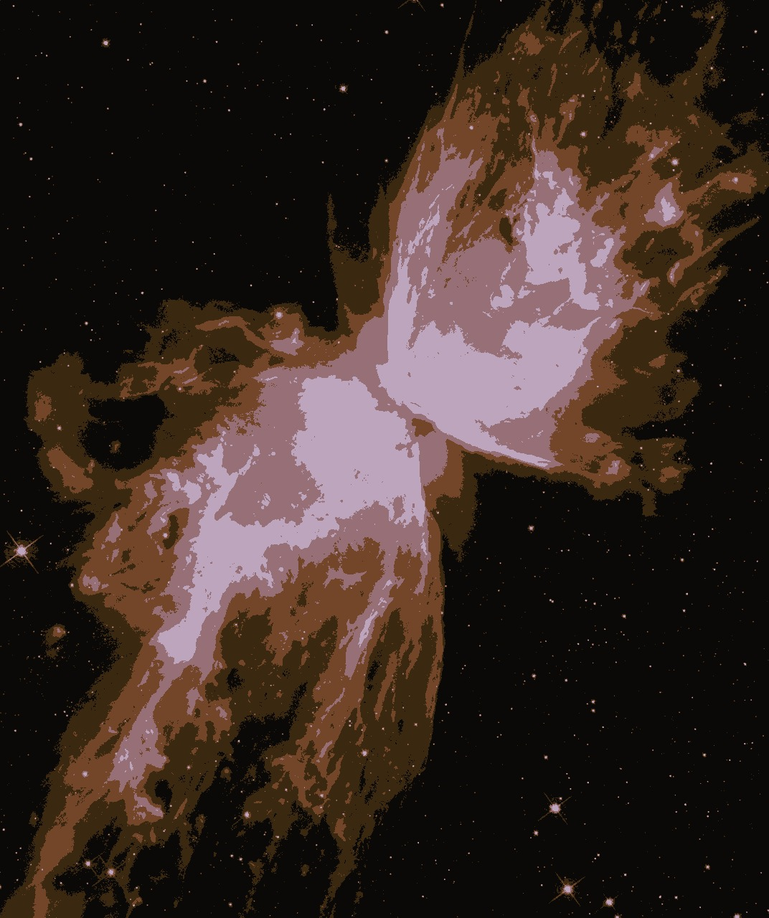
#> input picture butterfly_nebula_reduced.png, 769 x 918 px, shrunk from 1072 x 1280 before the run
$ python segment_butterfly.py
#> lines starting #> are read from the running program, lines starting #| are printed output that depends on the picture; after the words box and inside, x2 and y2 are one past the last pixel; in counts of white or black regions, pixels touching at a corner belong together
import cv2
import matplotlib.pyplot as plt
import numpy as np

# TODO: Keep  track of HSVs from CV img
# TODO: Explore Color quantization without dithering

butterfly = cv2.imread('butterfly_nebula_reduced.png')
#> butterfly is the input picture: shape (918, 769, 3); mean B, G, R 35.8, 41.9, 56.3
# butterfly = cv2.imread('red_square.png')
# butterfly = cv2.cvtColor(butterfly, cv2.COLOR_BGR2RGB)
# butterfly = cv2.cvtColor(butterfly, cv2.COLOR_RGB2HSV)
butterfly = cv2.cvtColor(butterfly, cv2.COLOR_BGR2HSV)
#> butterfly: shape (918, 769, 3); mean H, S, V 41.4, 106.4, 56.3

# [15 lines of commented-out code are left out]
hsv_ranges = {'layer1': {'lo': (140, 0, 0),
                         'hi' : (170, 255, 255)},
              'layer2': {'lo': (142, 0, 0),
                         'hi': (179, 255, 184)},
              'layer3': {'lo': (0, 95, 65),
                         'hi' : (179, 255, 255)},
              'layer4': {'lo': (0, 136, 0),
                         'hi': (179, 255, 95)}
                         }

masks = []
for layer in hsv_ranges.values():
    new_mask = cv2.inRange(butterfly, layer['lo'], layer['hi'])
    output = cv2.bitwise_and(butterfly,butterfly, mask=new_mask)
    masks.append(output)
#> this loop made 4 passes
#> pass 1, `new_mask = cv2.inRange(butterfly, layer['lo'], layer['hi'])`:
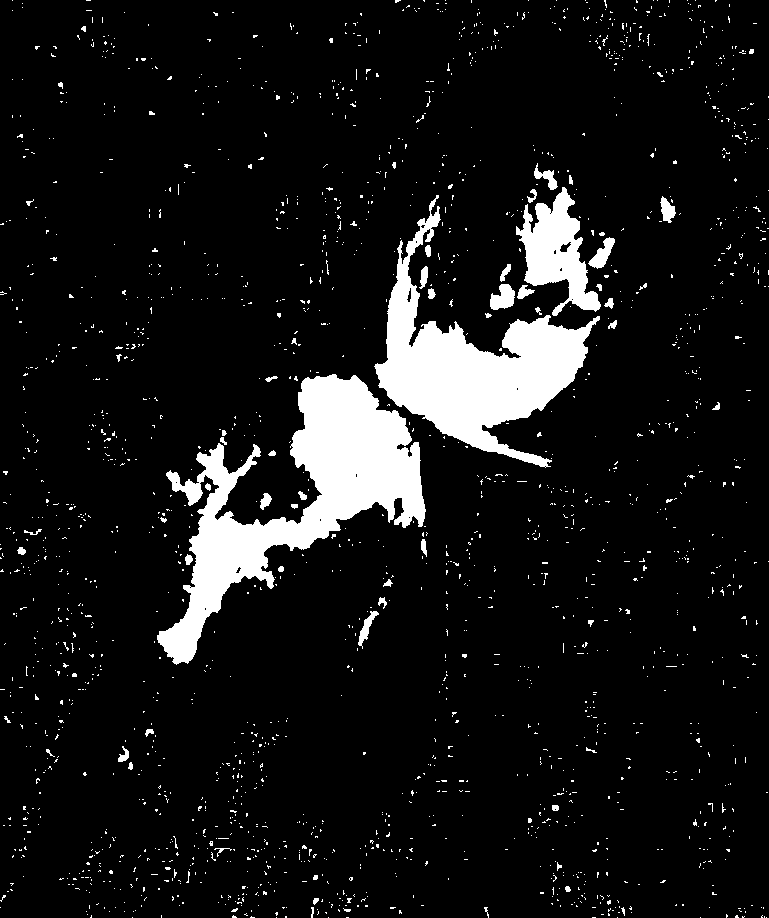
#> new_mask: shape (918, 769); 8.6% white; 1960 white regions (1900 under 20 px), largest, box (x1, y1, x2, y2) and area: (157, 374, 426, 665) 25372, (374, 195, 600, 468) 19899, (516, 187, 601, 316) 5031
#> pass 2, `new_mask = cv2.inRange(butterfly, layer['lo'], layer['hi'])`:
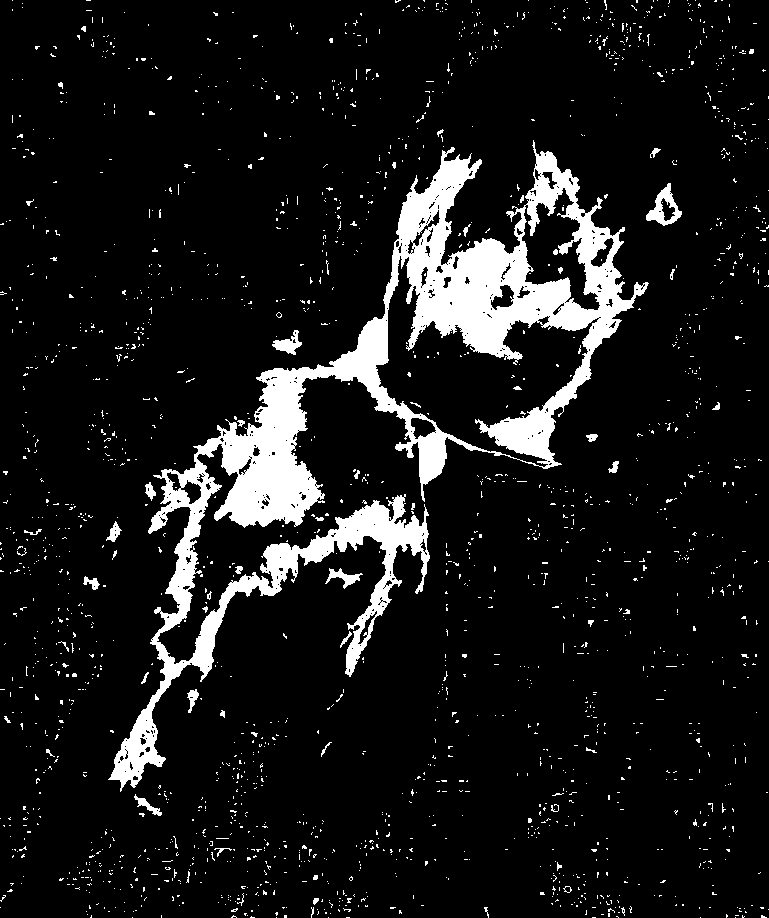
#> new_mask: shape (918, 769); 9.7% white; 1958 white regions (1901 under 20 px), largest, box (x1, y1, x2, y2) and area: (108, 140, 649, 792) 57409, (646, 183, 682, 226) 620, (272, 330, 302, 355) 339
#> after the loop, masks = 4 items

num_plots = len(masks) + 1
#> num_plots = 5
plt.subplot(1, num_plots, 1)
plt.imshow(butterfly)
cv2.imwrite('complete.png', butterfly)
for i, mask in enumerate(masks):
    plt.subplot(1, num_plots, i+2)
    plt.imshow(mask, cmap='gray')
    cv2.imwrite('layer{:d}.png'.format(i), mask)

plt.show()
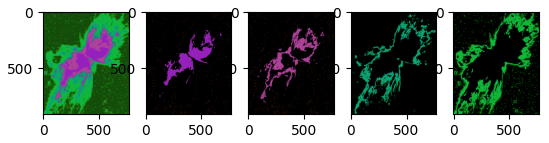
#> figure drawn by matplotlib, 5 panels
